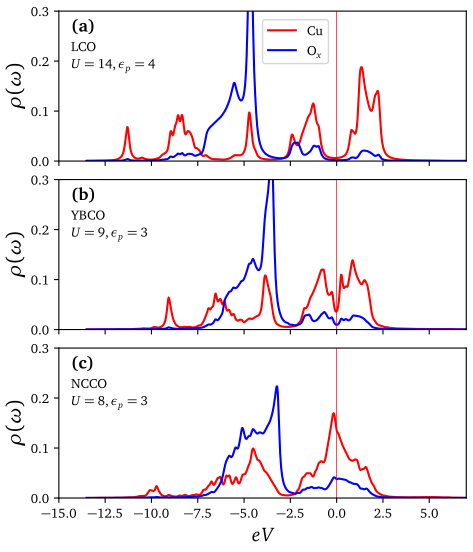

Python code for this plot:
import numpy as np
import matplotlib.pyplot as plt
import os
import sys


plt.rc('text', usetex=True)
plt.rc('font', family='serif')
plt.rcParams['text.latex.preamble'] = r'\usepackage[charter]{mathdesign}'

label = [r'$\textbf{(a)}$', r'$\textbf{(b)}$', r'$\textbf{(c)}$']
files = ["LCO", "YBCO", "NCCO"]
descr = ["LCO", "YBCO", "NCCO"]
facteur_tpp = [0.64, 0.673, 0.54]
lower_lim = [-2,-1,-15]
upper_lim = [2,1,7]
descr2 = ["$U=14,\epsilon_p=4$", "$U=9,\epsilon_p=3$", "$U=8,\epsilon_p=3$"]

fig,ax = plt.subplots(3,1,sharex=True)
fig.set_size_inches(12/2.54,14/2.54)

for y in range(3):
	file = files[y]+"_dos.tsv"
	data = np.genfromtxt(file,names=True)

	w,Cu,Ox = data["w"],data["up_1"],data["up_2"]
	tot = Cu+2*Ox
	ax[y].text(0.03, 0.80, descr[y], va='top', ha='left', transform=ax[y].transAxes, backgroundcolor = 'w')
	ax[y].text(0.03, 0.68, descr2[y], va='top', ha='left', transform=ax[y].transAxes, backgroundcolor = 'w')
	ax[y].text(0.03, 0.95, label[y], va='top', ha='left', fontsize=13,  transform=ax[y].transAxes, backgroundcolor = 'w')
	ax[y].plot(w*facteur_tpp[y], Cu, 'r-', label="Cu")
	ax[y].plot(w*facteur_tpp[y], Ox, 'b-', label=r"$\mathrm{O}_x$")
	ax[y].axvline(0, c='r', ls='solid', lw=0.5)
	# ax[y].set_xlim(-15,7)
	# ax[y].set_xlim(-0.5,0.5)
	# ax[y].set_xlim(lower_lim[y],upper_lim[y])
	ax[y].set_ylim(0,0.3)

	ax[y].set_ylabel(r'$\rho(\omega)$',fontsize=15)
	if y == 2 : ax[y].set_xlabel(r'$eV$',fontsize=15)
	if y == 0 : ax[y].legend(loc=(0.5,0.65))
ax[0].set_xlim(-2,2)
ax[0].set_xlim(-0.5,0.5)
ax[0].set_xlim(-15,7)
# A = ax[0]
off = 1.5
# A.text(-12+off, 0.05, 'CTB', c='b', ha='center')
# A.text(-1.7+off, 0.027, 'CTG', c='k', ha='center')
# A.text(-4.5+off, 0.13, 'ZRB', c='k', ha='center')
# A.text(1.6+off, 0.03, 'UHB', c='r', ha='center')
# A.text(-17.5+off, 0.13, 'LHB', c='r', ha='center')

plt.tight_layout(pad=0.4)
plt.show()

# plt.savefig(__file__[0:-3]+".pdf")
